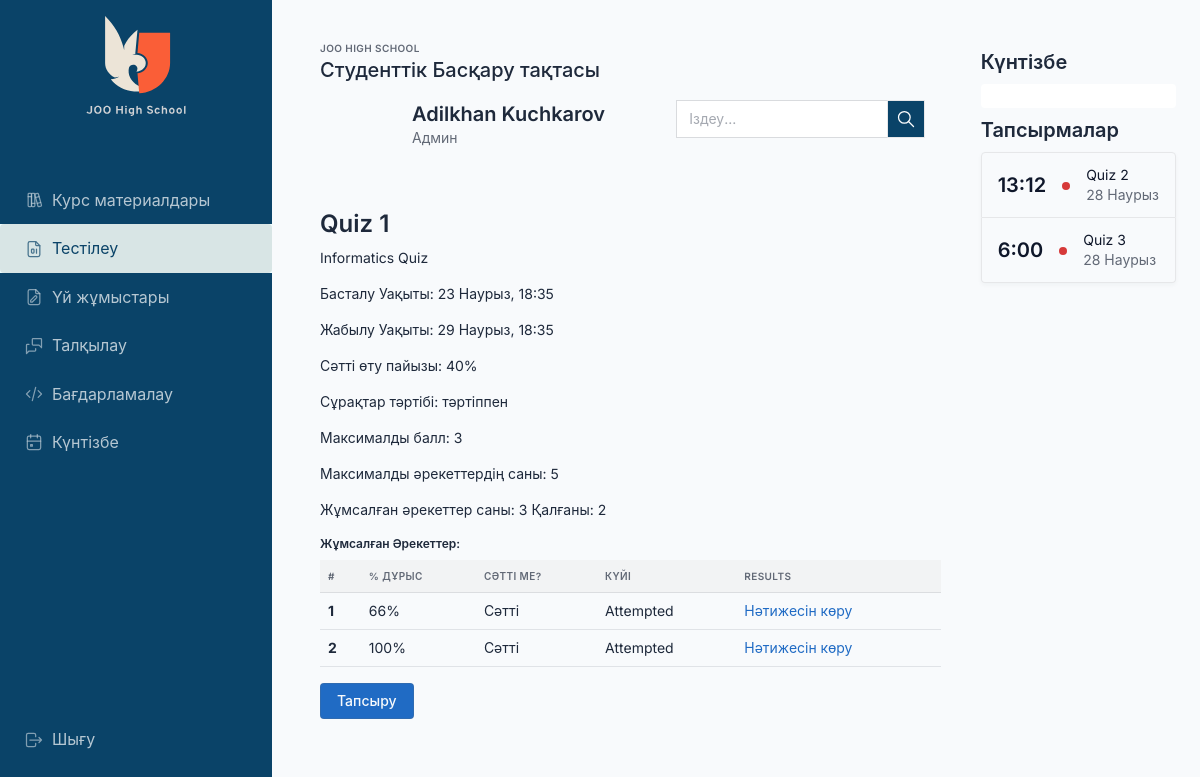
The page /quiz/quiz1/ (signed in) on the database as committed earlier.
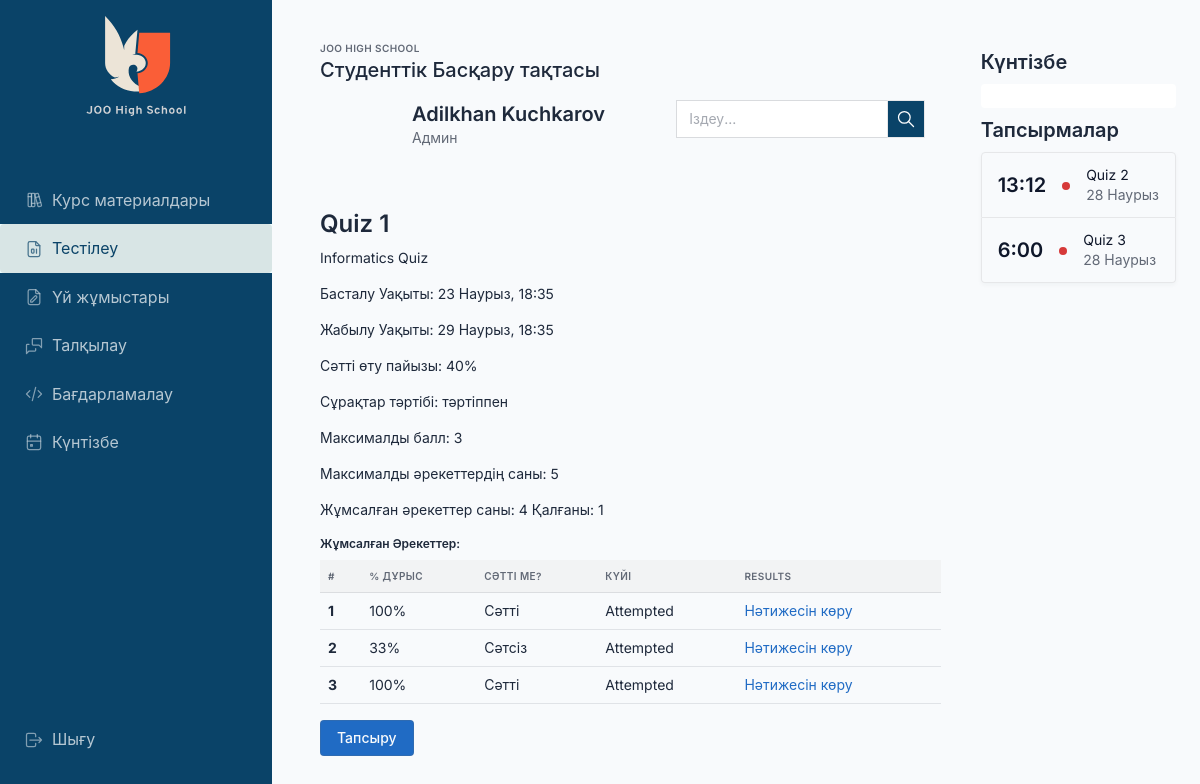
The same page on the database as committed later.
### users/models.py (models this page shows, shortened)
class User(AbstractUser):
    username = None
    email = models.EmailField(unique=True, verbose_name=_("Email Address"))
    first_name = models.CharField(_("first name"), max_length=150, blank=False)
    last_name = models.CharField(_("last name"), max_length=150, blank=False)
    USERNAME_FIELD = 'email'
    REQUIRED_FIELDS = []
    objects = UserManager()

class Profile(models.Model):
    user = models.OneToOneField(get_user_model(), on_delete=models.CASCADE, related_name="profile")
    picture = models.ImageField(upload_to="uploads/", default="default/default-picture.jpg")

### quiz_apps/quiz/models.py (models this page shows, shortened)
class Quiz(models.Model):
    title = models.CharField(
        verbose_name=_("Title"),
        max_length=60, blank=False)
    description = models.TextField(
        verbose_name=_("Description"),
        blank=True, help_text=_("a description of the quiz"))
    url = models.SlugField(
        max_length=60, blank=False,
        help_text=_("a user friendly url"),
        verbose_name=_("user friendly url"))
    random_order = models.BooleanField(
        blank=False, default=False,
        verbose_name=_("Random Order"),
        help_text=_("Display the questions in "
                    "a random order or as they "
                    "are set?"))
    max_attempts = models.PositiveIntegerField(null=True, verbose_name=_("Allowed number of attempts"),
                                               default=1)
    pass_mark = models.SmallIntegerField(
        blank=True, default=0,
        verbose_name=_("Pass Mark"),
        help_text=_("Percentage required to pass exam."),
        validators=[MaxValueValidator(100)])
    success_text = models.TextField(
        blank=True, help_text=_("Displayed if user passes."),
        verbose_name=_("Success Text"))
    fail_text = models.TextField(
        verbose_name=_("Fail Text"),
        blank=True, help_text=_("Displayed if user fails."))
    draft = models.BooleanField(
        blank=True, default=False,
        verbose_name=_("Draft"),
        help_text=_(
            'If yes, the quiz is not displayed in the quiz list and can only be taken by users who can edit quizzes.'))
    start_time = models.DateTimeField()
    end_time = models.DateTimeField()
    duration = models.DurationField(default=timezone.timedelta(hours=2))
    class Meta:
        verbose_name = _('Quiz')
        verbose_name_plural = _('Quizzes')
    def get_max_scores(self):
        scores = self.questions.aggregate(Sum('score'))['score__sum']
        return scores

### quiz_apps/multiplechoice/models.py (models this page shows, shortened)
class Attempt(models.Model):
    class AttemptStatus(models.TextChoices):
        ATTEMPTED = "attempted", _("Attempted")
        ATTEMPTING = "attempting", _("Attempting")
        NOT_ATTEMPTED = "not", _("NotAttempted")
    user = models.ForeignKey(get_user_model(), on_delete=models.CASCADE, related_name="attempts")
    quiz = models.ForeignKey(Quiz, on_delete=models.CASCADE, related_name="attempts")
    found_questions = models.ManyToManyField(BaseQuestion, related_name="found_questions")
    is_passed = models.BooleanField(default=False)
    percentage = models.PositiveBigIntegerField(default=0)
    created_at = models.DateTimeField(auto_now_add=True)
    updated_at = models.DateTimeField(auto_now=True)
    status = models.CharField(max_length=20, choices=AttemptStatus.choices, default=AttemptStatus.NOT_ATTEMPTED)
    completed_at = models.DateTimeField(null=True, blank=True)

### calendarapp/models/event.py (models this page shows, shortened)
class Event(EventAbstract):
    title = models.CharField(max_length=200, unique=True)
    description = models.TextField(null=True, blank=True)
    start_time = models.DateTimeField()
    end_time = models.DateTimeField(null=True, blank=True)
    url = models.CharField(max_length=256, blank=True, null=True)
    objects = EventManager()

### quiz_apps/quiz/views.py (the view)
# urls.py: path('<slug:url>/', quiz_detail, name="quiz_detail"),
@login_required
def quiz_detail(request, url):
    quiz = get_object_or_404(Quiz, url=url)
    attempts = Attempt.objects.filter(quiz=quiz, user=request.user)
    can_attempt = check_attempts(quiz, request.user)
    return render(request, "quiz/quiz_detail.html", {
        "quiz": quiz,
        "available_attempts": quiz.max_attempts - attempts.count(),
        "can_attempt": can_attempt,
        "attempts": attempts
    })

### templates/quiz/quiz_detail.html (shortened to what this page needs)
{% extends 'base/content.html' %}
{% load humanize %}
{% block body %}
    <h1>{{ quiz.title }}</h1>
    <p>{{ quiz.description }}</p>
    <p>Басталу Уақыты: {{ quiz.start_time|date:"d F, H:i" }}</p>
    <p>Жабылу Уақыты: {{ quiz.end_time|date:"d F, H:i" }}</p>
    <p>Сәтті өту пайызы: {{ quiz.pass_mark }}%</p>
    <p>Сұрақтар тәртібі: {% if quiz.random_order %}рандомды {% else %}тәртіппен{% endif %}</p>
    <p>Максималды балл: {{ quiz.get_max_scores }}</p>
    <p>Максималды әрекеттердің саны: {{ quiz.max_attempts }}</p>
    {% widthratio quiz.attempts.count 1 -1 as opposite %}
    <p>Жұмсалған әрекеттер саны: {{ quiz.attempts.count }} Қалғаны: {{ quiz.max_attempts|add:opposite }}</p>
    {% if attempts %}
        <h5>Жұмсалған Әрекеттер:</h5>
        <table class="table">
            <thead>
            <tr>
                <th scope="col">#</th>
                <th scope="col">% Дұрыс</th>
                <th scope="col">Сәтті ме?</th>
                <th scope="col">Күйі</th>
                <th scope="col">Results</th>
            </tr>
            </thead>
            <tbody>
            {% for attempt in attempts.all %}
                <tr>
                    <th scope="row">{{ forloop.counter }}</th>
                    <td>{% if attempt.status == 'attempted' %}
                        {{ attempt.percentage }}%
                    {% else %}
                        Submit to view results for this attempt
                    {% endif %}</td>
                    <td>{% if attempt.status == 'attempted' %}
                        {{ attempt.is_passed|yesno:"Сәтті, Сәтсіз" }}
                    {% else %}
                        Submit to view results for this attempt
                    {% endif %}</td>
                    <td>{{ attempt.get_status_display }}</td>
                    <td>{% if attempt.status == 'attempted' %}
                        <a href="{% url 'quiz:results' quiz.url attempt.id %}">Нәтижесін көру</a>
                    {% else %}
                        <a href="{% url 'quiz:attempt' quiz.url %}">Жалғастыру</a>
                    {% endif %} </td>
                </tr>
            {% endfor %}
            </tbody>
        </table>
    {% endif %}
    {% if can_attempt %}
        <a class="btn btn-primary"
           href="{% url 'quiz:attempt' quiz.url %}">Тапсыру</a>
    {% else %}
        <a tabindex="-1" aria-disabled="true" role="button" data-bs-toggle="button" class="btn btn-primary disabled"
           href="{% url 'quiz:attempt' quiz.url %}">Тапсыру</a>
    {% endif %}
{% endblock %}

### templates/base/content.html (shortened to what this page needs)
{% extends 'base/base.html' %}
{% load static %}
{% load humanize %}
{% load quiz_tags %}
{% block content %}
    <div class="wrapper">
        <aside class="navbar navbar-vertical navbar-expand-lg navbar-dark">
            <div class="container-fluid">
                <h1 class="navbar-brand navbar-brand-autodark">
                    <a href="/">
                        <img src="{% static 'images/logo-light.svg' %}" width="110" height="110" alt="Tabler"
                             class="navbar-brand-image">
                    </a>
                </h1>
                {% include 'base/sidebar.html' %}
            </div>
        </aside>
        <div class="page-wrapper">
            <div class="page-body">
                <div class="container-fluid">
                    <div class="row">
                        <div class="col px-4">
                            <div class="page-header d-print-none">
                                <div class="row align-items-center">
                                    <div class="col">
                                        <div class="page-pretitle">
                                            Joo high school
                                        </div>
                                        <h2 class="page-title">
                                            Студенттік Басқару тақтасы
                                        </h2>
                                    </div>
                                </div>
                            </div>
                            <div class="col">
                                <div class="">
                                    <div class="card-body">
                                        <div class="row g-3 align-items-start">
                                            <div class="col-auto">
                                                <span class="avatar avatar-md avatar-rounded bg-cyan"
                                                      style="background: url('{{ user.profile.picture.url }}') no-repeat center; background-size: cover;"></span>
                                            </div>
                                            <div class="col">
                                                <h2 class="m-0">
                                                    <a href="{% url 'users:profile' user.profile.id %}">{{ user.first_name }} {{ user.last_name }}</a>
                                                </h2>
                                                <div class="text-muted">
                                                    {% if request.user|has_group:"Moderators" %}
                                                    {% elif request.user|has_group:"Students" %}
                                                        Оқушы
                                                    {% elif request.user|has_group:"Teachers" %}
                                                        Мұғалім
                                                    {% else %}
                                                        Админ
                                                    {% endif %}
                                                </div>
                                            </div>
                                            <div class="col">
                                                <div class="input-group mb-2 search-bar">
                                                    <input type="text" class="form-control" placeholder="Іздеу...">
                                                    <a class="btn p-2">
                                                    </a>
                                                </div>
                                            </div>
                                        </div>
                                    </div>
                                </div>
                            </div>
                            <div class="col mt-4">
                                {% block body %}
                                {% endblock %}
                            </div>
                        </div>
                        <div class="col-auto right-sidebar d-none d-md-block">
                            <h2>Күнтізбе</h2>
                            <div class="d-flex align-items-center justify-content-end">
                                <div class="w-100 vanilla-calendar" id="calendar-kz-lang">
                                </div>
                            </div>
                            <h2 class="mt-2">Тапсырмалар</h2>
                            <div class="card tasks">
                                {% for event in running_events %}
                                    <div class="list-group-item">
                                        <div class="row align-items-center">
                                            <div class="col-auto">
                                                <h2 class="text-reset mb-0">{{ event.end_time|date:"G:i" }}</h2>
                                            </div>
                                            <div class="col-auto"><span class="badge bg-red"></span></div>
                                            <div class="col text-truncate">
                                                <a href="{% if event.url %}{{ event.url }}{% else %}#{% endif %}"
                                                   class="text-reset d-block">{{ event.title }}</a>
                                                <div class="d-block text-muted text-truncate mt-n1">{{ event.end_time|date:"d F" }}</div>
                                            </div>
                                        </div>
                                    </div>
                                {% endfor %}
                            </div>
                        </div>
                    </div>
                </div>
            </div>
        </div>
    </div>
{% endblock %}

Rows that differ between the two databases and show on the page:
removed Attempt: percentage "66", is_passed "Сәтті", status "Attempted", shows "Нәтижесін көру"
computed for Quiz "Quiz 1": attempts.count "3" → "4"; max_attempts|add "2" → "1"
added Attempt: percentage "33", is_passed "Сәтсіз", status "Attempted", shows "Нәтижесін көру"
added Attempt: percentage "100", is_passed "Сәтті", status "Attempted", shows "Нәтижесін көру"
